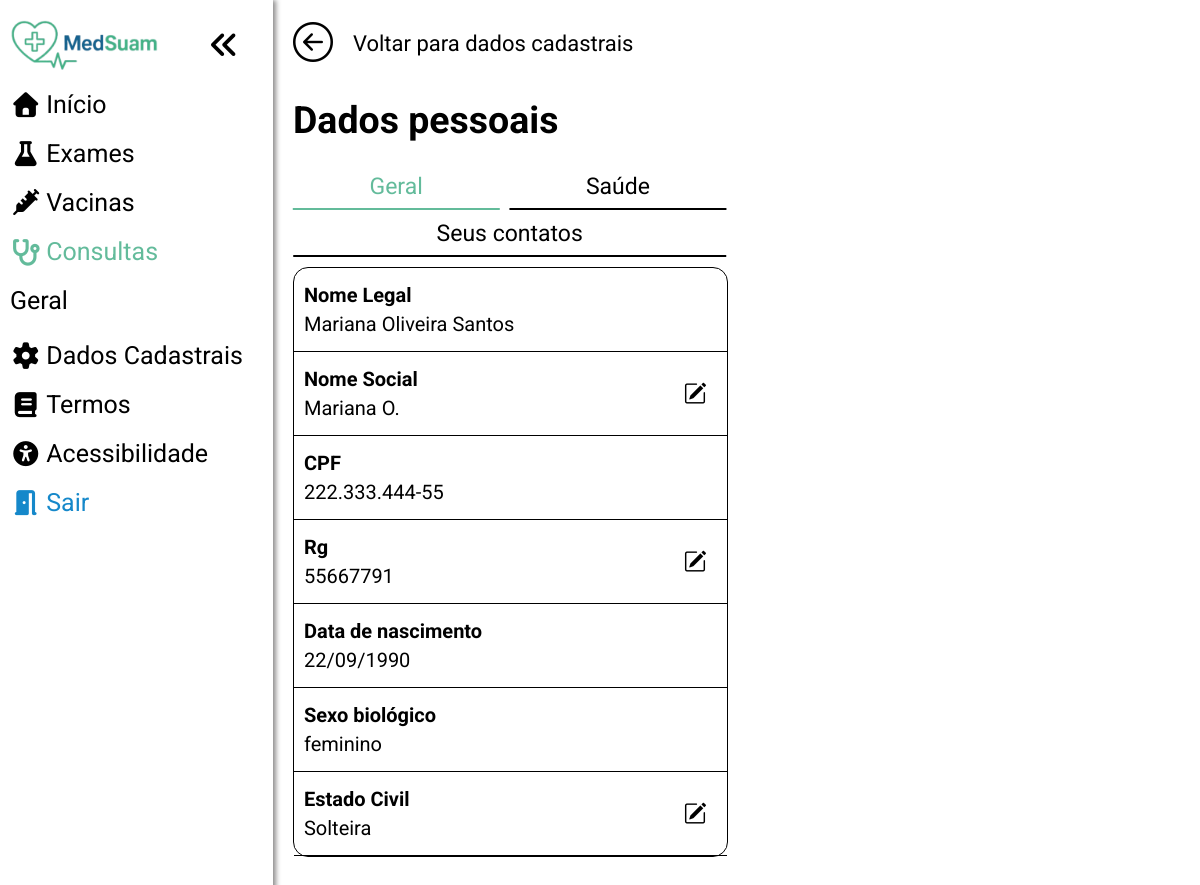
Page /pages/dadosCadastraisPages/geral.php (signed in) on the committed database.
### tables this page shows
CREATE TABLE `paciente` (
  `id_paciente` int(11) NOT NULL AUTO_INCREMENT,
  `nome_paciente` varchar(255) NOT NULL,
  `cpf_paciente` varchar(14) NOT NULL,
  `data_nasc_paciente` date NOT NULL,
  `email_paciente` varchar(100) NOT NULL,
  `senha_paciente` varchar(100) NOT NULL,
  `sexo_paciente` varchar(20) NOT NULL,
  `status_paciente` enum('ativo','inativo') NOT NULL DEFAULT 'ativo',
  `peso` decimal(6,2) DEFAULT NULL,
  `altura` decimal(5,2) DEFAULT NULL,
  `tipo_sanguineo` varchar(10) DEFAULT NULL,
  `nome_social_paciente` varchar(100) DEFAULT NULL,
  `estado_civil` varchar(20) DEFAULT NULL,
  PRIMARY KEY (`id_paciente`),
  UNIQUE KEY `email_UNIQUE` (`email_paciente`),
  UNIQUE KEY `cpf_UNIQUE` (`cpf_paciente`)
);

CREATE TABLE `rg` (
  `id_rg` int(11) NOT NULL AUTO_INCREMENT,
  `numero_rg` varchar(10) DEFAULT NULL,
  `data_emissao` date DEFAULT NULL,
  `orgao_emissor` varchar(45) DEFAULT NULL,
  `uf_rg` varchar(2) DEFAULT NULL,
  `data_validade` date DEFAULT NULL,
  `medico_id_medico` int(11) DEFAULT NULL,
  `paciente_id_paciente` int(11) DEFAULT NULL,
  PRIMARY KEY (`id_rg`),
  UNIQUE KEY `numero_rg_UNIQUE` (`numero_rg`),
  KEY `fk_rg_medico1_idx` (`medico_id_medico`),
  KEY `fk_rg_paciente1_idx` (`paciente_id_paciente`),
  CONSTRAINT `fk_rg_medico1` FOREIGN KEY (`medico_id_medico`) REFERENCES `medico` (`id_medico`),
  CONSTRAINT `fk_rg_paciente1` FOREIGN KEY (`paciente_id_paciente`) REFERENCES `paciente` (`id_paciente`)
);

### pages/dadosCadastraisPages/geral.php (the view, shortened to what this page needs)
<?php
    include "../../dbMedsuam.php";
    $sql = "SELECT * FROM paciente WHERE id_paciente={$_SESSION['id']} LIMIT 1";
    $result = mysqli_query($conn, $sql);
    $account = mysqli_fetch_assoc($result);
    $cpf = $account['cpf_paciente'];
    $aniversario = $account['data_nasc_paciente'];
    $dataDoBD = $aniversario;
    $brData = date("d/m/Y", strtotime($dataDoBD));
    $genero = $account['sexo_paciente'];
    $sql2 = "SELECT * FROM rg WHERE paciente_id_paciente={$_SESSION['id']} LIMIT 1";
    $result2 = mysqli_query($conn, $sql2);
    $rgTable = mysqli_fetch_assoc($result2);
?>
<!DOCTYPE html>
<html lang="pt-BR">
<head>
    <link rel="stylesheet" href="../../css/userpage.css"/>
    <link rel="stylesheet" href="https://cdnjs.cloudflare.com/ajax/libs/font-awesome/7.0.1/css/all.min.css" />
    <link rel="stylesheet" href="https://cdn.jsdelivr.net/npm/bootstrap-icons@1.11.3/font/bootstrap-icons.min.css">
</head>
<body>
    <aside>
        <div class="background">
        <ul>
            <li>
                <div class="menuIconContainer">
                <a href="../../userpage.php"><img class="logo" src="../../images/Logo_medsuam-removebg-preview (1).png" alt="logo"/></a>
                 <label for="sidebar" class="menuIcon">
                    <i class="fas fa-angle-double-left"></i>
                </label>
                </div>
            </li>
            <li>
                <a href="../../userpage.php" class="linkPage">
                    <i class="fa-solid fa-house"></i>
                    <span>Início</span>
                </a>
            </li>
            <li>
                <a href="../exames.html" class="linkPage">
                    <i class="fa-solid fa-flask"></i>
                    <span>Exames</span>
                </a>
            </li>
            <li>
                <a href="../vacinas.html" class="linkPage">
                    <i class="fas fa-syringe"></i>
                    <span>Vacinas</span>
                </a>
            </li>
            <li>
                <a href="../consultas.html" class="linkPage currentPage">
                    <i class="fa fa-stethoscope"></i>
                    <span>Consultas</span>
                </a>
            </li>
            <li class="geralSpanContainer">
                <span class="geralSpan">Geral</span>
            </li>
            <li>
                <a href="../dadosCadastrais.html" class="linkPage">
                    <i class="fas fa-gear"></i>
                    <span>Dados Cadastrais</span>
                </a>
            </li>
            <li>
                <a class="linkPage">
                <i class="fas fa-book"></i>
                <span>Termos</span>
                </a>
            </li>
            <li>
                <label id="acessibilidadeLabel" class="linkPage" for="acessibilidade">
                    <i class="fa fa-universal-access"></i>
                    <span>Acessibilidade</span>
                </label>
            </li>
            <li class="sairContainer">
                <a id="sairLink" href="../../sair.php">
                    <i class="fas fa-door-open"></i>
                    <span>Sair</span>
                </a>
            </li>
        </ul>
        </div>
    </aside>
    <main>
        <section id="geral" class="twoGrid margin">
            <div class="left">
                <a href="../dadosCadastrais.html" class="backToInicioLink backToDadosCadastrais">
                    <i class="bi bi-arrow-left-circle"></i>
                    <span>Voltar para dados cadastrais</span>
                </a>
                <h1>Dados pessoais</h1>
                <div class="linksBar">
                    <a href="#" class="selected">Geral</a>
                    <a href="./saude.php">Saúde</a>
                    <a href="./seusContatos.php">Seus contatos</a>
                </div>
                <form action="geral.php" method="post" class="dadosContainer">
                    <div class="dadosContainerContent">
                        <strong>Nome Legal</strong>
                        <span><?php echo $_SESSION['paciente']?></span>
                    </div>
                    <div class="dadosContainerContent">
                        <strong>Nome Social</strong>
                        <span class="infoSpan"><?php echo $account['nome_social_paciente']?></span>
                        <button type="button" class="editBtn">
                            <i class="bi bi-pencil-square"></i>
                        </button>
                    </div>
                    <div class="dadosContainerContent">
                        <strong>CPF</strong>
                        <span><?php echo $cpf?></span>
                    </div>
                    <div class="dadosContainerContent">
                        <strong>Rg</strong>
                        <span><?php echo $rgTable['numero_rg']?></span>
                        <button type="button" class="editBtn">
                            <i class="bi bi-pencil-square"></i>
                        </button>
                    </div>
                    <div class="dadosContainerContent">
                        <strong>Data de nascimento</strong>
                        <span><?php echo $brData ?></span>
                    </div>
                    <div class="dadosContainerContent">
                        <strong>Sexo biológico</strong>
                        <span><?php echo $genero?></span>
                    </div>
                    <div class="dadosContainerContent">
                        <strong>Estado Civil</strong>
                        <span class="infoSpan"><?php echo $account['estado_civil']?></span>
                        <button type="button" class="editBtn">
                            <i class="bi bi-pencil-square"></i>
                        </button>
                    </div>
                </form>
            </div>
        </section>
    </main>
</body>
</html>

### css/userpage.css (style rules this page uses)
:root { --borda: #8e8d8d; --padrao: rgba(92, 184, 150, 0.957); --azulClaro: #1588ca; --cianoClaro: rgba(96, 225, 178, 0.957); }
body { display:grid; grid-template-columns: auto 1fr; grid-template-rows: 1fr; min-height: 100vh; grid-template-areas: "sidebar main"; margin: 0; padding: 0; font-size: 25px; font-family: "Roboto", sans-serif; }
aside { grid-area: sidebar; background-color: white; height:100%; width: 100%; transition: 300ms ease-in-out; padding: 20px 10px; align-items: center; overflow: hidden; border: none; box-shadow: 3px 0 5px #8e8d8d ; z-index: 100; }
main { grid-area: main; }
.logo { height: 50px; }
aside ul li a, aside ul li label { white-space: nowrap; display: flex; gap:5px; align-items: center; cursor: pointer; position: relative; text-decoration: none; color:black; }
.currentPage { color: var(--padrao) }
.linkPage::after { content:''; position:absolute; width:0px; height:3px; background-image: linear-gradient(to right, var(--padrao), var(--cianoClaro)); bottom:-5px; left: 0px; transition: 600ms ease-in-out; transform-origin: left; }
aside ul { list-style-type:none; margin:0; padding:0; display: inline-block; }
aside ul li { margin-bottom: 20px; }
aside ul li i { font-size: 25px; }
.menuIcon { transition: 600ms ease; z-index: 10; }
.menuIcon i { font-size: 30px; }
.menuIconContainer { display: flex; justify-content: space-between; transition: 600ms ease; }
.logo { transition: 600ms ease; }
.geralSpan { transition: 600ms ease-in-out; display: inline-block; overflow: hidden; white-space: nowrap; }
#sairLink { color: var(--azulClaro); text-decoration: none; }
main { box-sizing: border-box; }
#acessibilidadeLabel { background-color: white; border:none; font-size: 25px; padding: 0; margin: 0; cursor:pointer; }
#acessibilidadeLabel span { font-size: 25px; }
aside { position:relative; }
.background { background-color: white; height:100%; width:100%; box-sizing: border-box; }
.margin { margin: 20px 20px 20px 40px; }
.twoGrid { display:grid; grid-template-columns: 1fr 1fr; grid-template-rows: 1fr; grid-template-areas: "left right"; gap:20px; }
.left { grid-area: left; }
.backToInicioLink { background-color: transparent; border:none; cursor: pointer; text-decoration: none; color:black; }
.backToInicioLink i { font-size: 40px; font-weight: 900; }
.backToDadosCadastrais { display:flex; flex-direction: row; align-items: center; gap:20px; }
.backToDadosCadastrais span { font-size: 22px; }
.dadosContainer { border: solid 1px black; border-radius: 15px; width: 100%; }
.dadosContainerContent { display:flex; flex-direction: column; font-size: 20px; gap:5px; border-bottom: 1px solid black; position: relative; padding: 15px 10px; }
.dadosContainerContent button { position:absolute; right: 15px; top: 50%; transform: translateY(-50%); background-color: transparent; border: none; cursor:pointer; font-size: 23px; transition: 600ms ease; }
.dadosContainerContent button i { color:black; }
.dadosContainerContent span { max-width: 500px; }
.linksBar { display: flex; justify-content:center; gap: 10px; margin-bottom: 10px; width: 100%; }
.linksBar a { text-decoration: none; color:black; position: relative; padding: 0 40px 10px 40px; font-size: 23px; }
.linksBar a:after { content: ''; width:100%; height: 2px; background-color: #000; position: absolute; bottom:0; left:50%; transform: translateX(-50%); }
.linksBar a.selected { color: var(--padrao); }
.linksBar a.selected::after { background-color: var(--padrao); }
.linksBar { display: flex; flex-wrap: wrap; justify-content: space-between; }
.linksBar a { flex: 1 1 auto; min-width: 100px; text-align: center; }

### rows in the picture
paciente: nome_social_paciente "Mariana O.", cpf_paciente "222.333.444-55", data_nasc_paciente "22/09/1990", sexo_paciente "feminino", estado_civil "Solteira"
rg: numero_rg "55667791"

### other values in the picture
$_SESSION['paciente'] "Mariana Oliveira Santos"
